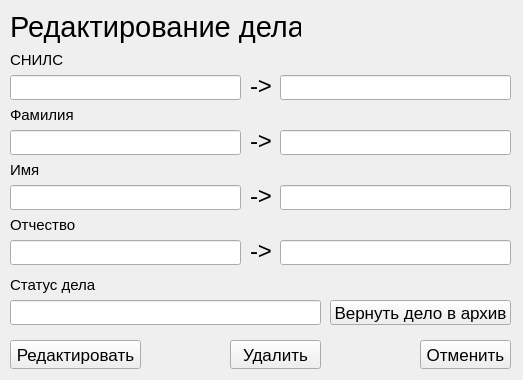
<?xml version="1.0" encoding="UTF-8"?>
<ui version="4.0">
 <class>Form</class>
 <widget class="QWidget" name="Form">
  <property name="geometry">
   <rect>
    <x>0</x>
    <y>0</y>
    <width>523</width>
    <height>380</height>
   </rect>
  </property>
  <property name="windowTitle">
   <string>Редактирование дела</string>
  </property>
  <property name="windowIcon">
   <iconset resource="../pdricons.qrc">
    <normaloff>:/icons/Archivist/icon.ico</normaloff>:/icons/Archivist/icon.ico</iconset>
  </property>
  <widget class="QLabel" name="label">
   <property name="geometry">
    <rect>
     <x>10</x>
     <y>10</y>
     <width>291</width>
     <height>35</height>
    </rect>
   </property>
   <property name="text">
    <string>&lt;html&gt;&lt;head/&gt;&lt;body&gt;&lt;p&gt;&lt;span style=&quot; font-size:22pt;&quot;&gt;Редактирование дела&lt;/span&gt;&lt;/p&gt;&lt;/body&gt;&lt;/html&gt;</string>
   </property>
  </widget>
  <widget class="QPushButton" name="pushButton_2">
   <property name="geometry">
    <rect>
     <x>420</x>
     <y>340</y>
     <width>91</width>
     <height>29</height>
    </rect>
   </property>
   <property name="font">
    <font>
     <pointsize>13</pointsize>
    </font>
   </property>
   <property name="text">
    <string>Отменить</string>
   </property>
  </widget>
  <widget class="QLineEdit" name="lineEdit">
   <property name="geometry">
    <rect>
     <x>10</x>
     <y>75</y>
     <width>231</width>
     <height>25</height>
    </rect>
   </property>
   <property name="font">
    <font>
     <pointsize>12</pointsize>
    </font>
   </property>
   <property name="text">
    <string/>
   </property>
   <property name="readOnly">
    <bool>true</bool>
   </property>
  </widget>
  <widget class="QLabel" name="label_4">
   <property name="geometry">
    <rect>
     <x>10</x>
     <y>161</y>
     <width>113</width>
     <height>18</height>
    </rect>
   </property>
   <property name="font">
    <font>
     <pointsize>11</pointsize>
    </font>
   </property>
   <property name="text">
    <string>Имя</string>
   </property>
  </widget>
  <widget class="QPushButton" name="pushButton">
   <property name="geometry">
    <rect>
     <x>10</x>
     <y>340</y>
     <width>131</width>
     <height>29</height>
    </rect>
   </property>
   <property name="font">
    <font>
     <pointsize>13</pointsize>
    </font>
   </property>
   <property name="text">
    <string>Редактировать</string>
   </property>
  </widget>
  <widget class="QLineEdit" name="lineEdit_3">
   <property name="geometry">
    <rect>
     <x>10</x>
     <y>185</y>
     <width>231</width>
     <height>25</height>
    </rect>
   </property>
   <property name="font">
    <font>
     <pointsize>12</pointsize>
    </font>
   </property>
   <property name="text">
    <string/>
   </property>
   <property name="readOnly">
    <bool>true</bool>
   </property>
  </widget>
  <widget class="QLabel" name="label_2">
   <property name="geometry">
    <rect>
     <x>10</x>
     <y>51</y>
     <width>113</width>
     <height>18</height>
    </rect>
   </property>
   <property name="font">
    <font>
     <pointsize>11</pointsize>
    </font>
   </property>
   <property name="text">
    <string>СНИЛС</string>
   </property>
  </widget>
  <widget class="QLabel" name="label_3">
   <property name="geometry">
    <rect>
     <x>10</x>
     <y>106</y>
     <width>113</width>
     <height>18</height>
    </rect>
   </property>
   <property name="font">
    <font>
     <pointsize>11</pointsize>
    </font>
   </property>
   <property name="text">
    <string>Фамилия</string>
   </property>
  </widget>
  <widget class="QLabel" name="label_5">
   <property name="geometry">
    <rect>
     <x>10</x>
     <y>216</y>
     <width>113</width>
     <height>18</height>
    </rect>
   </property>
   <property name="font">
    <font>
     <pointsize>11</pointsize>
    </font>
   </property>
   <property name="text">
    <string>Отчество</string>
   </property>
  </widget>
  <widget class="QLineEdit" name="lineEdit_4">
   <property name="geometry">
    <rect>
     <x>10</x>
     <y>240</y>
     <width>231</width>
     <height>25</height>
    </rect>
   </property>
   <property name="font">
    <font>
     <pointsize>12</pointsize>
    </font>
   </property>
   <property name="text">
    <string/>
   </property>
   <property name="readOnly">
    <bool>true</bool>
   </property>
  </widget>
  <widget class="QLineEdit" name="lineEdit_2">
   <property name="geometry">
    <rect>
     <x>10</x>
     <y>130</y>
     <width>231</width>
     <height>25</height>
    </rect>
   </property>
   <property name="font">
    <font>
     <pointsize>12</pointsize>
    </font>
   </property>
   <property name="text">
    <string/>
   </property>
   <property name="readOnly">
    <bool>true</bool>
   </property>
  </widget>
  <widget class="QLabel" name="label_6">
   <property name="geometry">
    <rect>
     <x>250</x>
     <y>70</y>
     <width>47</width>
     <height>31</height>
    </rect>
   </property>
   <property name="font">
    <font>
     <pointsize>18</pointsize>
    </font>
   </property>
   <property name="text">
    <string>-&gt;</string>
   </property>
  </widget>
  <widget class="QLabel" name="label_7">
   <property name="geometry">
    <rect>
     <x>250</x>
     <y>120</y>
     <width>47</width>
     <height>41</height>
    </rect>
   </property>
   <property name="font">
    <font>
     <pointsize>18</pointsize>
    </font>
   </property>
   <property name="text">
    <string>-&gt;</string>
   </property>
  </widget>
  <widget class="QLabel" name="label_8">
   <property name="geometry">
    <rect>
     <x>250</x>
     <y>180</y>
     <width>47</width>
     <height>31</height>
    </rect>
   </property>
   <property name="font">
    <font>
     <pointsize>18</pointsize>
    </font>
   </property>
   <property name="text">
    <string>-&gt;</string>
   </property>
  </widget>
  <widget class="QLabel" name="label_9">
   <property name="geometry">
    <rect>
     <x>250</x>
     <y>230</y>
     <width>47</width>
     <height>41</height>
    </rect>
   </property>
   <property name="font">
    <font>
     <pointsize>18</pointsize>
    </font>
   </property>
   <property name="text">
    <string>-&gt;</string>
   </property>
  </widget>
  <widget class="QLineEdit" name="lineEdit_5">
   <property name="geometry">
    <rect>
     <x>280</x>
     <y>130</y>
     <width>231</width>
     <height>25</height>
    </rect>
   </property>
   <property name="font">
    <font>
     <pointsize>12</pointsize>
    </font>
   </property>
   <property name="text">
    <string/>
   </property>
   <property name="readOnly">
    <bool>false</bool>
   </property>
   <property name="clearButtonEnabled">
    <bool>false</bool>
   </property>
  </widget>
  <widget class="QLineEdit" name="lineEdit_6">
   <property name="geometry">
    <rect>
     <x>280</x>
     <y>240</y>
     <width>231</width>
     <height>25</height>
    </rect>
   </property>
   <property name="font">
    <font>
     <pointsize>12</pointsize>
    </font>
   </property>
   <property name="text">
    <string/>
   </property>
   <property name="readOnly">
    <bool>false</bool>
   </property>
   <property name="clearButtonEnabled">
    <bool>false</bool>
   </property>
  </widget>
  <widget class="QLineEdit" name="lineEdit_7">
   <property name="geometry">
    <rect>
     <x>280</x>
     <y>75</y>
     <width>231</width>
     <height>25</height>
    </rect>
   </property>
   <property name="font">
    <font>
     <pointsize>12</pointsize>
    </font>
   </property>
   <property name="text">
    <string/>
   </property>
   <property name="readOnly">
    <bool>false</bool>
   </property>
   <property name="clearButtonEnabled">
    <bool>false</bool>
   </property>
  </widget>
  <widget class="QLineEdit" name="lineEdit_8">
   <property name="geometry">
    <rect>
     <x>280</x>
     <y>185</y>
     <width>231</width>
     <height>25</height>
    </rect>
   </property>
   <property name="font">
    <font>
     <pointsize>12</pointsize>
    </font>
   </property>
   <property name="text">
    <string/>
   </property>
   <property name="readOnly">
    <bool>false</bool>
   </property>
   <property name="clearButtonEnabled">
    <bool>false</bool>
   </property>
  </widget>
  <widget class="QLabel" name="label_10">
   <property name="geometry">
    <rect>
     <x>10</x>
     <y>276</y>
     <width>113</width>
     <height>18</height>
    </rect>
   </property>
   <property name="font">
    <font>
     <pointsize>11</pointsize>
    </font>
   </property>
   <property name="text">
    <string>Статус дела</string>
   </property>
  </widget>
  <widget class="QLineEdit" name="lineEdit_9">
   <property name="geometry">
    <rect>
     <x>10</x>
     <y>300</y>
     <width>311</width>
     <height>25</height>
    </rect>
   </property>
   <property name="font">
    <font>
     <pointsize>12</pointsize>
    </font>
   </property>
   <property name="text">
    <string/>
   </property>
   <property name="readOnly">
    <bool>true</bool>
   </property>
  </widget>
  <widget class="QPushButton" name="pushButton_3">
   <property name="geometry">
    <rect>
     <x>330</x>
     <y>300</y>
     <width>181</width>
     <height>25</height>
    </rect>
   </property>
   <property name="font">
    <font>
     <pointsize>13</pointsize>
    </font>
   </property>
   <property name="text">
    <string>Вернуть дело в архив</string>
   </property>
  </widget>
  <widget class="QPushButton" name="pushButton_4">
   <property name="geometry">
    <rect>
     <x>230</x>
     <y>340</y>
     <width>91</width>
     <height>29</height>
    </rect>
   </property>
   <property name="font">
    <font>
     <pointsize>13</pointsize>
    </font>
   </property>
   <property name="text">
    <string>Удалить</string>
   </property>
  </widget>
 </widget>
 <resources>
  <include location="../pdricons.qrc"/>
 </resources>
 <connections/>
</ui>
